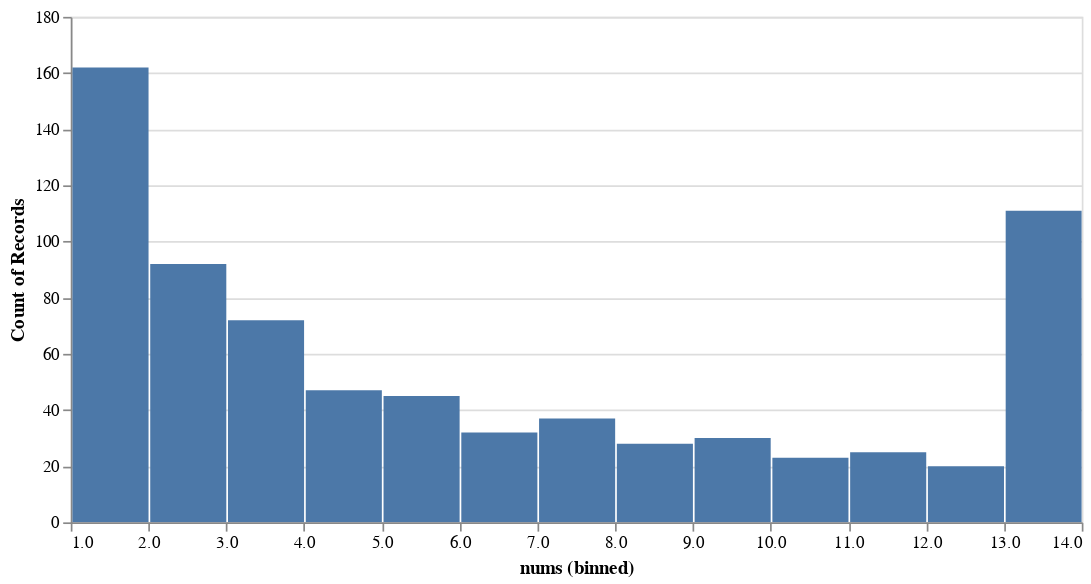

Notebook code cell kept with this figure:
### Markdown cell above
- 这些大巨头中，三桶油和中国平安的波动相对较大。

## TOP300

### Code cell
top300, top300_df = yjbb.bin_top300('nums')
top300

### Figure 1 — Vega-Lite specification as saved in the notebook (floating-point values rounded to 4 significant figures; data arrays with more than 128 entries replaced by an {"elided": "..."} marker saying what was removed)
{"config": {"view": {"continuousWidth": 300, "continuousHeight": 300}}, "data": {"name": "data-6e365dbcc9fb139a5e232f0f4376e6e8"}, "mark": {"type": "bar"}, "encoding": {"tooltip": [{"aggregate": "count", "type": "quantitative"}], "x": {"bin": {"maxbins": 14}, "field": "nums", "type": "quantitative"}, "y": {"aggregate": "count", "type": "quantitative"}}, "params": [{"name": "param_4", "select": {"type": "interval", "encodings": ["x", "y"]}, "bind": "scales"}], "width": 600, "$schema": "https://vega.github.io/schema/vega-lite/v5.17.0.json", "datasets": {"data-6e365dbcc9fb139a5e232f0f4376e6e8": {"elided": "724 records"}}}
